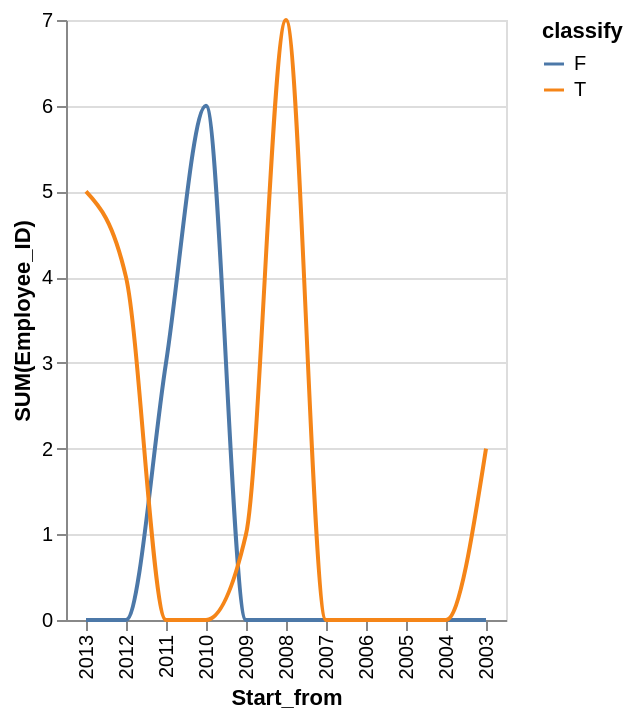

Express this chart as Vega-Lite.
### Vega-Lite specification from a JSON file in a GitHub repository (floating-point values rounded to 4 significant figures)
{"data": {"values": [{"x_data": "2003", "y_data": 0, "classify": "F"}, {"x_data": "2004", "y_data": 0, "classify": "F"}, {"x_data": "2005", "y_data": 0, "classify": "F"}, {"x_data": "2006", "y_data": 0, "classify": "F"}, {"x_data": "2007", "y_data": 0, "classify": "F"}, {"x_data": "2008", "y_data": 0, "classify": "F"}, {"x_data": "2009", "y_data": 0, "classify": "F"}, {"x_data": "2010", "y_data": 6, "classify": "F"}, {"x_data": "2011", "y_data": 3, "classify": "F"}, {"x_data": "2012", "y_data": 0, "classify": "F"}, {"x_data": "2013", "y_data": 0, "classify": "F"}, {"x_data": "2003", "y_data": 2, "classify": "T"}, {"x_data": "2004", "y_data": 0, "classify": "T"}, {"x_data": "2005", "y_data": 0, "classify": "T"}, {"x_data": "2006", "y_data": 0, "classify": "T"}, {"x_data": "2007", "y_data": 0, "classify": "T"}, {"x_data": "2008", "y_data": 7, "classify": "T"}, {"x_data": "2009", "y_data": 1, "classify": "T"}, {"x_data": "2010", "y_data": 0, "classify": "T"}, {"x_data": "2011", "y_data": 0, "classify": "T"}, {"x_data": "2012", "y_data": 4, "classify": "T"}, {"x_data": "2013", "y_data": 5, "classify": "T"}]}, "mark": {"type": "line", "interpolate": "monotone"}, "encoding": {"x": {"field": "x_data", "type": "nominal", "title": "Start_from", "sort": "descending"}, "y": {"field": "y_data", "type": "quantitative", "title": "SUM(Employee_ID)"}, "color": {"field": "classify"}}}
